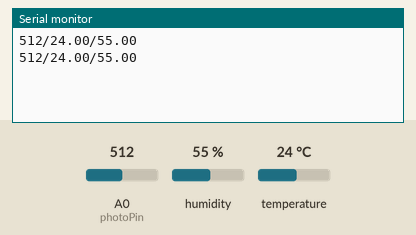
Bench run of a sketch on a simulated Arduino Uno, built with avr-gcc and run on an emulated ATmega328P. Parts: the last lines printed to the serial monitor. Inputs (shaded band) come from the test bench; at power-on: humidity 55 %, A0 (photoPin) = 512, temperature 24 °C.

Above: at 1.8 s.
1.9 s: humidity set to 22 %
At 3.3 s:
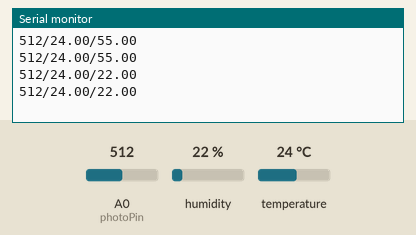
3.4 s: A0 (photoPin) set to 716
At 4.7 s:
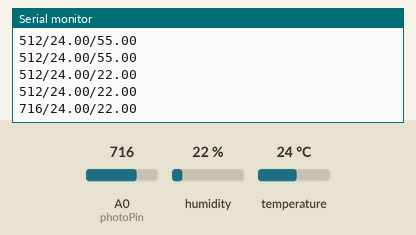
4.9 s: temperature set to 12 °C
At 5.9 s:
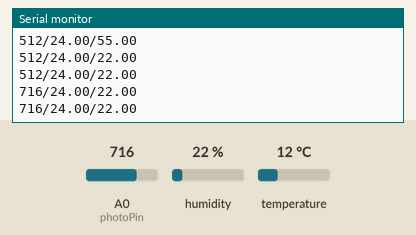
6.4 s: A0 (photoPin) set to 900
At 7.7 s:
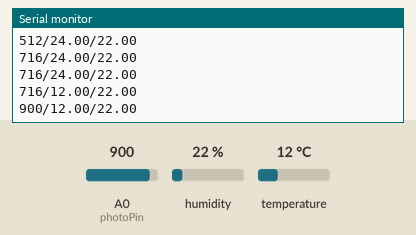
7.9 s: humidity set to 40 %
At 9.7 s:
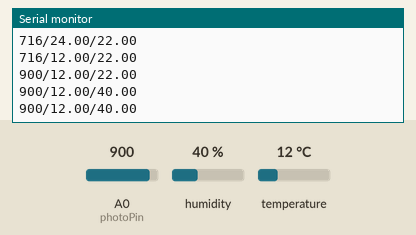
Timing chart, 0 to 10.4 s (numbered marks = the images above; inputs shaded):
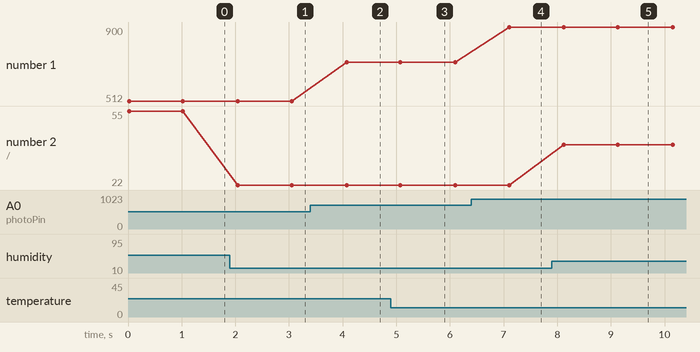

Measured:
- after the input at 1.9 s, the serial monitor: prints a new line after 0.15 s (image 1)
- after the input at 3.4 s, the serial monitor: prints a new line after 0.67 s (image 2)
- after the input at 6.4 s, the serial monitor: prints a new line after 0.70 s (image 4)
- after the input at 7.9 s, the serial monitor: prints a new line after 0.23 s (image 5)
- plotted number 1: 512 → 716 after the input at 3.4 s, 716 → 900 after the input at 6.4 s
- plotted number 2: 55 → 22 after the input at 1.9 s, 22 → 40 after the input at 7.9 s

The sketch:

MonitoringIno.ino
```cpp
#include <DHT.h>
#define DHTTYPE DHT11

int dhtPin = 10;
int dhtVcc = 9;
int dhtGrd = 8;

int photoPin = A0;
int photoGnd = A1;
int photoVcc = A2;
int iP = 0;
float fT = 0;
float fH = 0;
DHT dht(dhtPin, DHTTYPE);

void setup() {
  // put your setup code here, to run once:
  Serial.begin(9600);

  pinMode(dhtPin, INPUT);
  pinMode(dhtVcc, OUTPUT);
  pinMode(dhtGrd, OUTPUT);

  digitalWrite(dhtVcc, HIGH);
  digitalWrite(dhtGrd, LOW);

  pinMode(photoPin, INPUT);
  pinMode(photoVcc, OUTPUT);
  pinMode(photoGnd, OUTPUT);

  digitalWrite(photoVcc, HIGH);
  digitalWrite(photoGnd, LOW);

  dht.begin();
}

void loop() {
  iP = analogRead(photoPin);
  fT = dht.readTemperature();
  fH = dht.readHumidity();

  Serial.print(iP);
  if(isnan(fT) || isnan(fH))
  {
    Serial.print("/");
    Serial.print("0");
    Serial.print("/");
    Serial.println("0");
  }
  else
  {
    Serial.print("/");
    Serial.print(fT);
    Serial.print("/");
    Serial.println(fH);
  }


  delay(1000);
}
```
